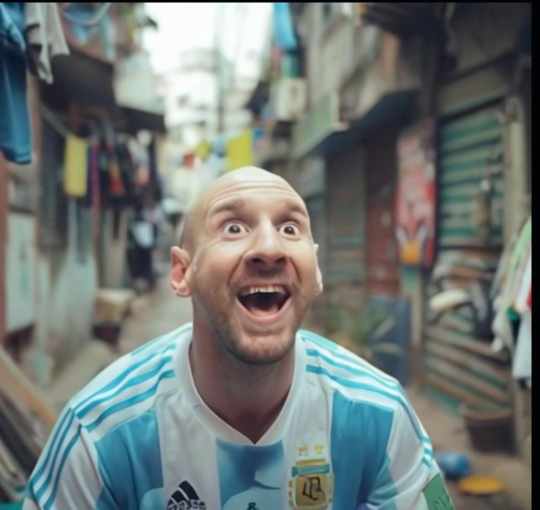
#> input picture portifolio2/fotos/normal.jpg, 1080 x 1019 px, given in place of lena.jpg, which was not available (shown at 1/2 size)
$ jupyter execute ProcessamentoDeImagens101.ipynb   (text cells are left out)
#> lines starting #> are read from the running program, lines starting #| are printed output that depends on the picture; pictures that were not available may be replaced by others from this repository, and a replacement may not be noted
[cell 1]
from google.colab import files
import cv2 #OpenCV
from google.colab.patches import cv2_imshow

[cell 2]
arquivos = files.upload()
#> the answer given: normal.jpg

[cell 3]
img = cv2.imread('lena.jpg')
#> img is the input picture: shape (1019, 1080, 3); mean B, G, R 116.8, 119.8, 112.8
cv2_imshow(img)
img

[cell 4]
img.shape
print(img)
#> (printed output is left out)

[cell 5]
cv2_imshow(255 - img)
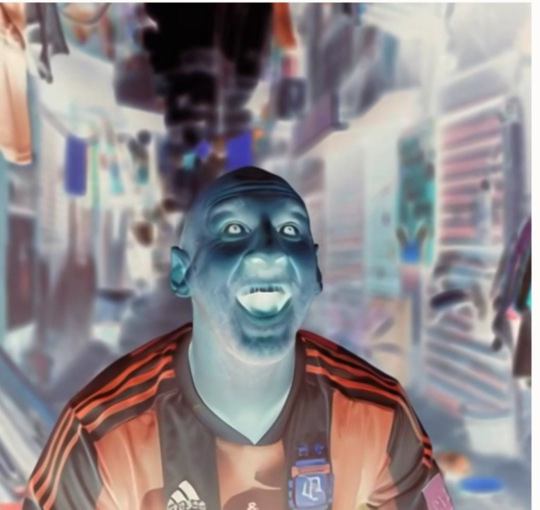
#> shown: shape (1019, 1080, 3) (shown at 1/2 size); mean B, G, R 138.2, 135.2, 142.2
cv2_imshow(img*2)
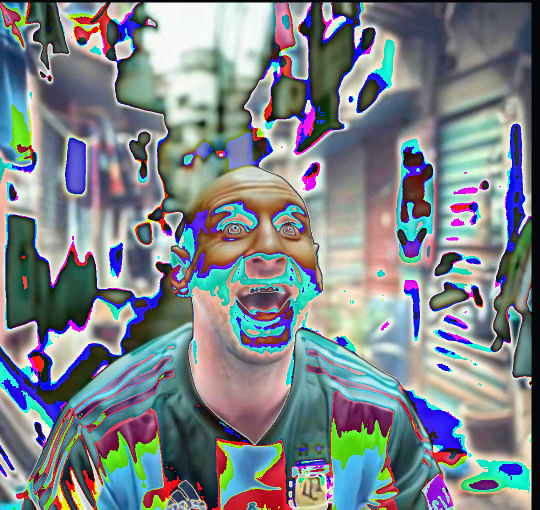
#> shown: shape (1019, 1080, 3) (shown at 1/2 size); mean B, G, R 137, 132.3, 124.1
cv2_imshow(img/4)
cv2_imshow((img/255) * 400)
cv2_imshow(img/0.5)

[cell 6]
B, G, R = cv2.split(img)
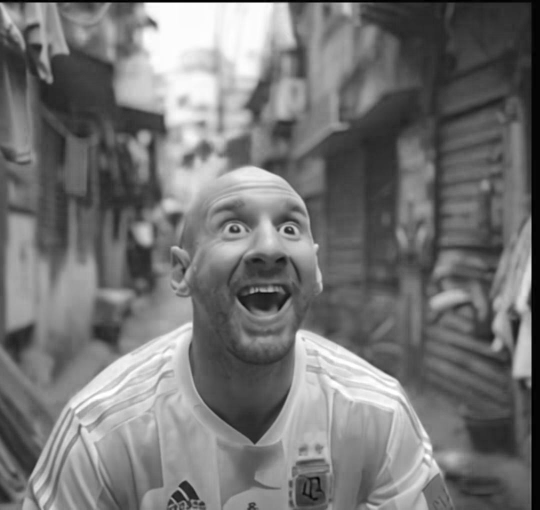
#> B: shape (1019, 1080) (shown at 1/2 size); min 0, max 255, mean 116.8
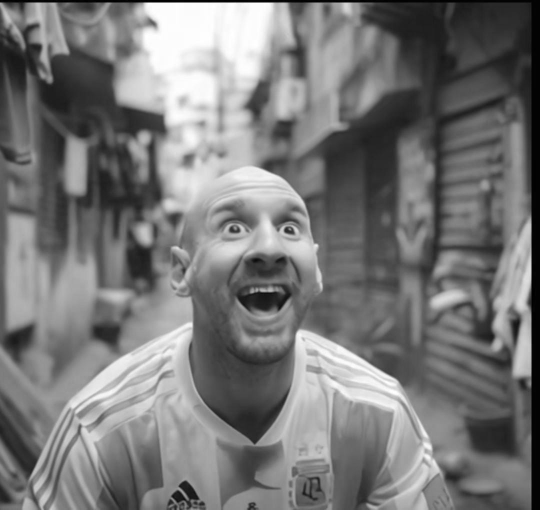
#> G: shape (1019, 1080) (shown at 1/2 size); min 0, max 255, mean 119.8
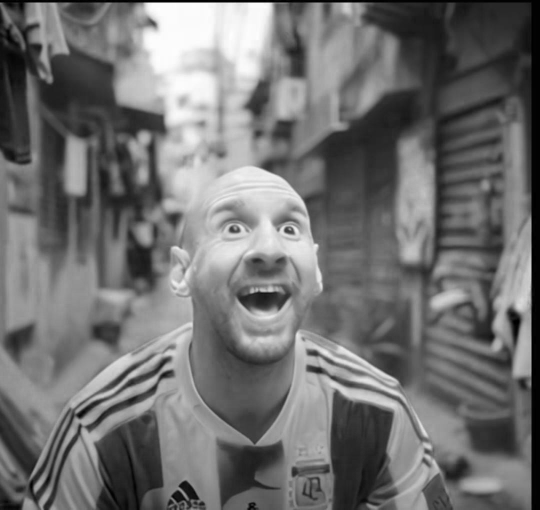
#> R: shape (1019, 1080) (shown at 1/2 size); min 0, max 255, mean 112.8
cv2_imshow(B)
cv2_imshow(G)
cv2_imshow(R)
